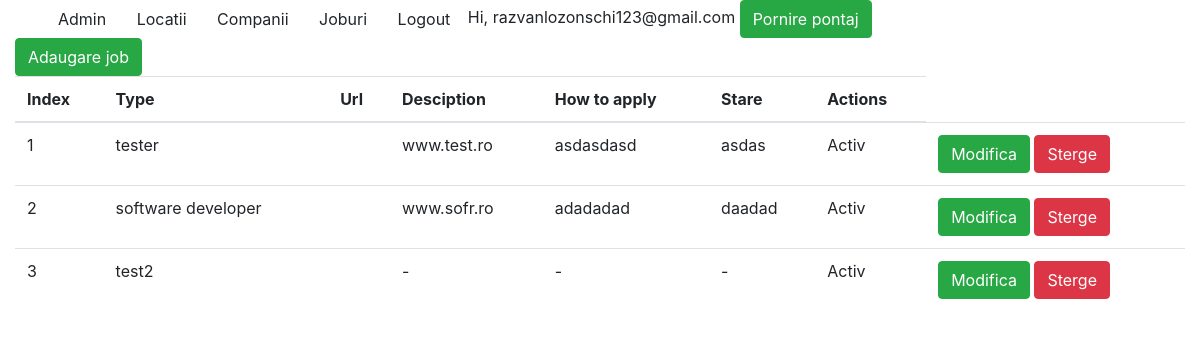
The app's page /jobs/ (signed in) with its own data.
### aplicatie3/models.py (models this page shows, shortened)
class Jobs(models.Model):
    type=models.CharField(max_length=100)
    url=models.CharField(max_length=100)
    title=models.CharField(max_length=100)
    description=models.TextField()
    how_to_apply=models.TextField()
    active=models.BooleanField(default=1)

### aplicatie3/views.py (the view)
# urls.py: path('', views.JobView.as_view(), name='lista_joburi'),
class JobView(ListView):
    model = Jobs
    template_name = 'aplicatie3/jobs_index.html'

### proiect/contex_processors.py (called while the page is built)
def is_ready_to_work(request):
    if request.user.is_authenticated:
        if Pontaj.objects.filter(user_id=request.user.id, end_date=None).exists():
            return {'ready_to_work': False}
        return {'ready_to_work': True}
    return {}

### templates/aplicatie3/jobs_index.html
{% extends 'base.html' %}
{% block content %}
    <a href="{% url 'jobs:adauga' %}" class="btn btn-success">Adaugare job</a>
    <br>
    <table class="table">
        <thead>
            <tr>
                <th>Index</th>
                <th>Type</th>
                <th>Url</th>
                <th>Desciption</th>
                <th>How to apply</th>
                <th>Stare</th>
                <th>Actions</th>
            </tr>
        </thead>
        <tbody>
            {% for item in jobs_list %}
                <tr>
                    <td>{{ forloop.counter }}</td>
                    <td>{{ item.type }}</td>
                    <td>{{ item.country }}</td>
                    <td>{{ item.url }}</td>
                    <td>{{ item.description }}</td>
                    <td>{{ item.how_to_apply }}</td>
                    <td>{% if item.active == 1 %}
                    <span>Activ</span>
                    {% else %}
                    <span>Inactiv</span>
                    {% endif %}
                    </td>
                    <td>
                        <a href="{% url 'jobs:modifica' item.id %}" class="btn btn-success">Modifica</a>
                        {% if item.active == 1 %}
                        <a href="{% url 'jobs:sterge' item.id %}" class="btn btn-danger">Sterge</a>
                        {% else %}
                        <a href="{% url 'jobs:activeaza' item.id %}" class="btn btn-info">Activeaza</a>
                        {% endif %}
                    </td>
                </tr>
            {% endfor %}
        </tbody>
    </table>
{% endblock %}

### templates/base.html
<html>
<head>
    <link rel="stylesheet" href="https://stackpath.bootstrapcdn.com/bootstrap/4.4.1/css/bootstrap.min.css">
</head>
<body>
<div class="container">
    <div class="row">
        <div class="col-md-12">
            <nav>
                <a class="btn" href="/admin">Admin</a>
                {% if request.user.is_authenticated %}
                    <a class="btn" href="{% url 'locations:lista_locatii' %}">Locatii</a>
                    <a class="btn" href="{% url 'companies:lista_companii' %}">Companii</a>
                    <a class="btn" href="{% url 'jobs:lista_joburi' %}">Joburi</a>
                    <a class="btn" href="{% url 'logout' %}">Logout</a>
                    <span>Hi, {{ request.user.username }}</span>
                    {% if ready_to_work is False %}
                        <a href="{% url 'userprofile:stop_pontaj' %}" class="btn btn-danger">Oprire pontaj</a>
                    {% else %}
                        <a href="{% url 'userprofile:start_pontaj' %}" class="btn btn-success">Pornire pontaj</a>
                    {% endif %}
                {% endif %}
            </nav>
        </div>
    </div>
</div>
<div class="col-md-12">
{% block content %}
{% endblock %}
</div>
</body>
</html>

### records on screen
Jobs: type "tester", url "www.test.ro", description "asdasdasd", how_to_apply "asdas", active "Activ"
Jobs: type "software developer", url "www.sofr.ro", description "adadadad", how_to_apply "daadad", active "Activ"
Jobs: type "test2", url "-", description "-", how_to_apply "-", active "Activ"

### other values on screen
{{ request.user.username }} "razvanlozonschi123@gmail.com"
